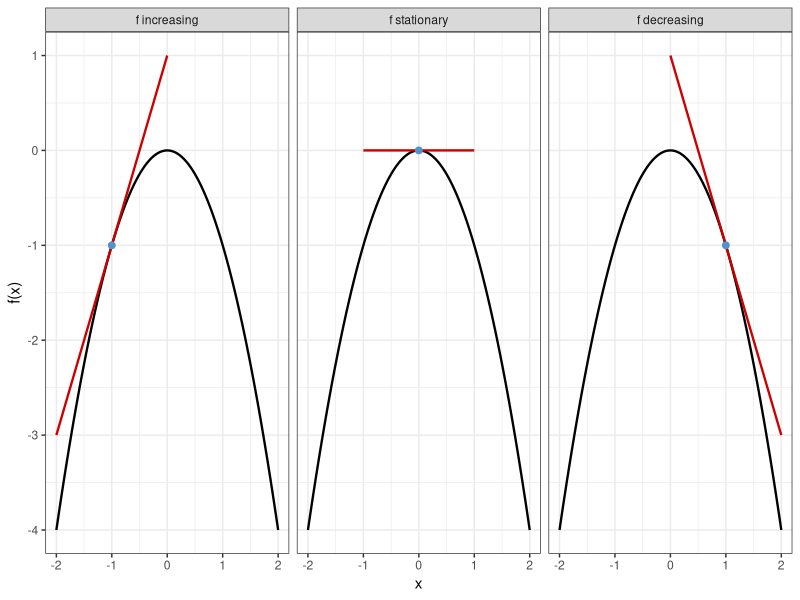
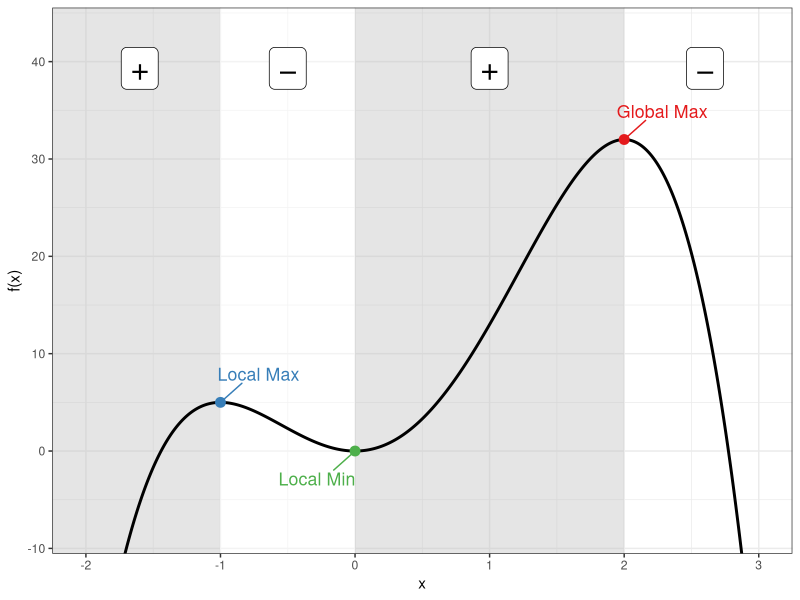
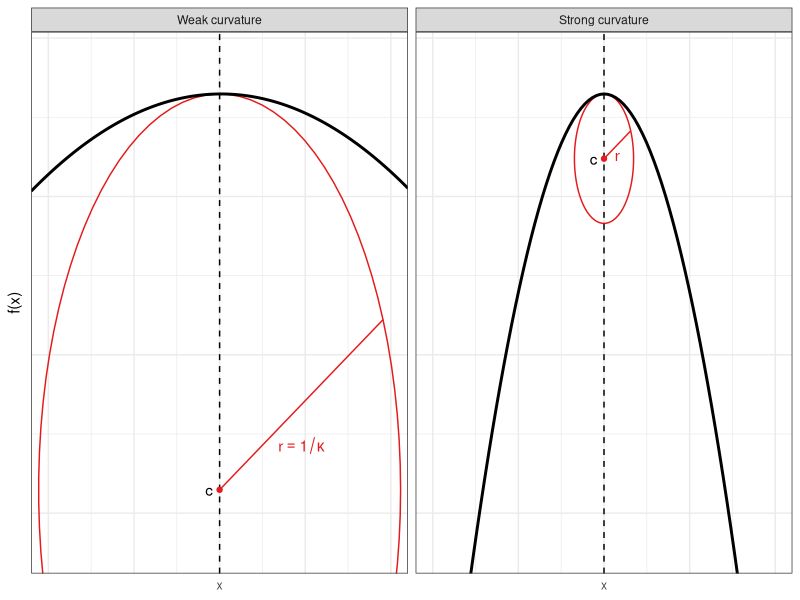
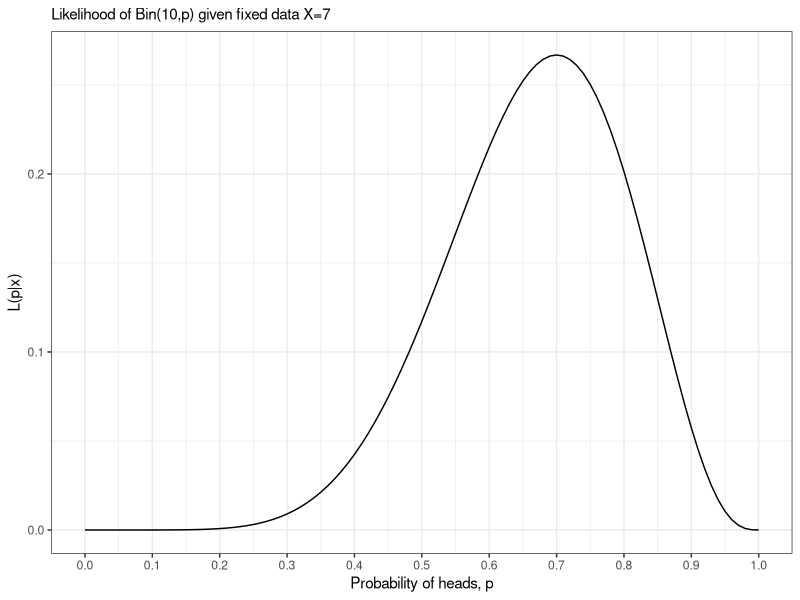
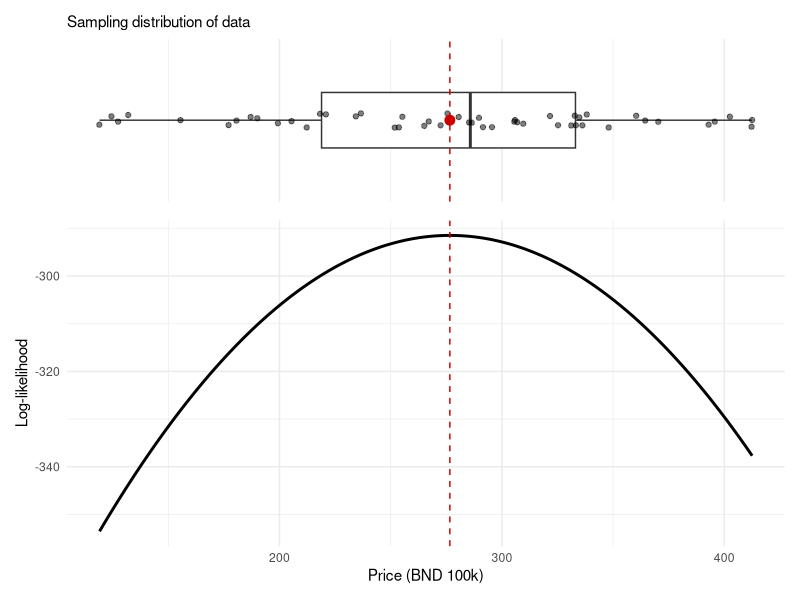
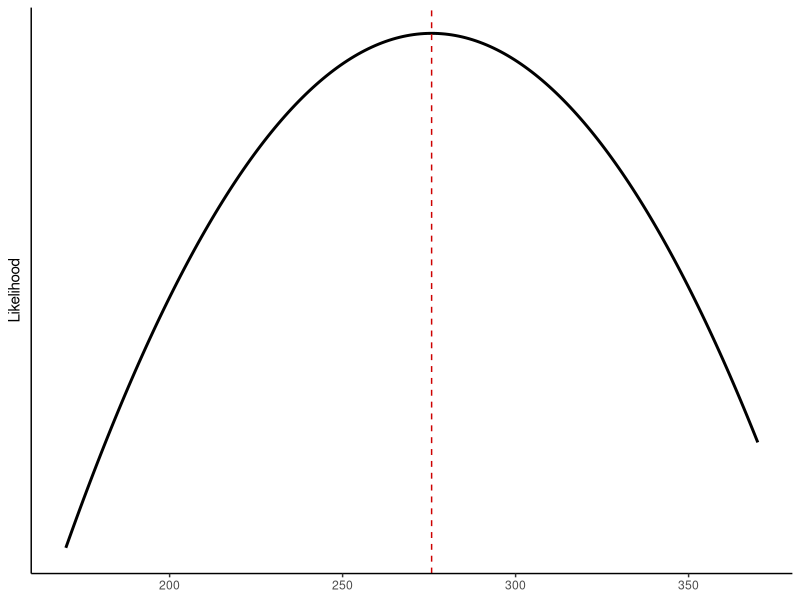
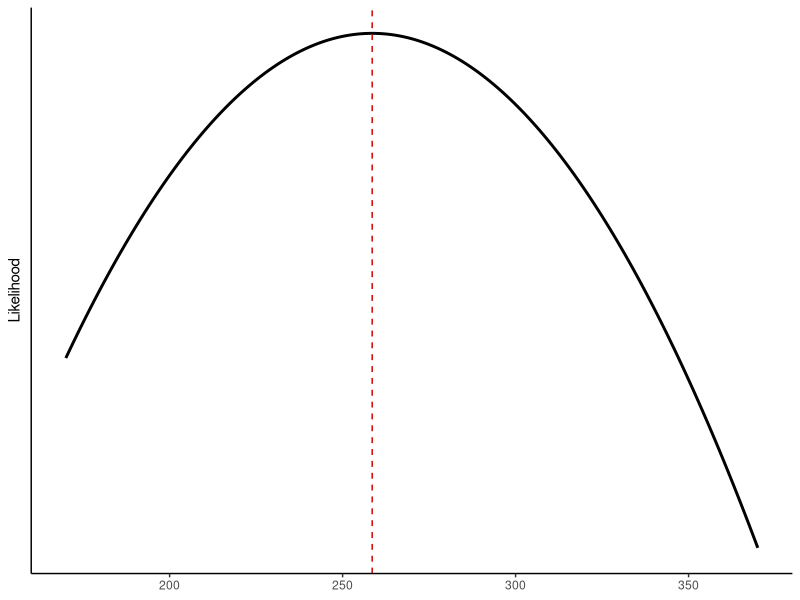
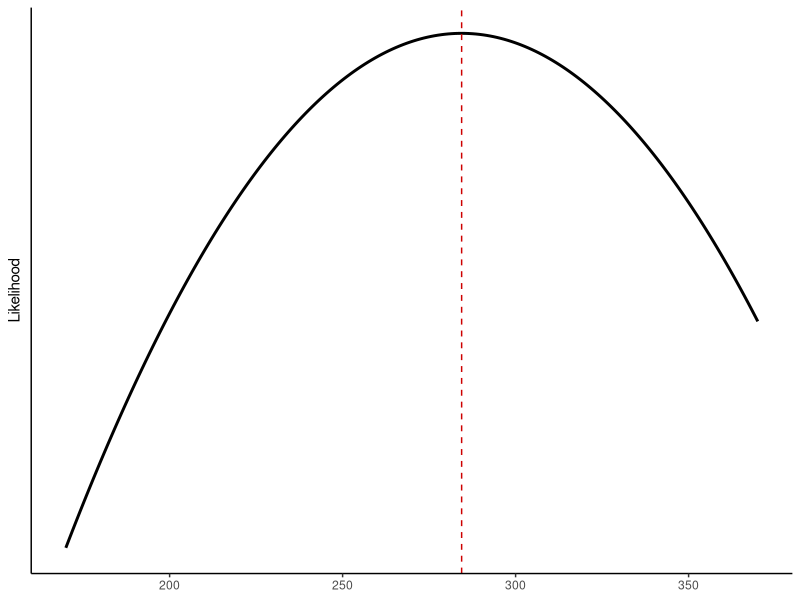

The R script that drew these images, in order:
## ---- chunk 1
#| fig-height: 2.8
#| fig-width: 7
#| out-width: 100%
library(tidyverse)

f <- function(x) -x^2
f_prime <- function(x) -2*x
x_pts <- c(-1, 0, 1)
fty <- factor(c("f increasing", "f stationary", "f decreasing"),
                levels = c("f increasing", "f stationary", "f decreasing"))

curve_df <- tibble(x = seq(-2, 2, length.out = 200), y = f(x))

tangent_df <- lapply(x_pts, function(a) {
  tibble(x = seq(a - 1, a + 1, length.out = 100),
         y = f_prime(a) * x + f(a) - f_prime(a) * a,
         x0 = a,
         type = fty[match(a, x_pts)])
}) |> bind_rows()

point_df <- tibble(x = x_pts, y = f(x_pts), type = fty)

ggplot() +
  geom_line(data = curve_df, aes(x, y), color = "black", linewidth = 0.8) +
  geom_line(data = tangent_df, aes(x, y), color = "red3", linewidth = 0.8) +
  geom_point(data = point_df, aes(x, y), color = "steelblue3", size = 2) +
  facet_wrap(~ type) +
  labs(x = "x", y = "f(x)") +
  theme_bw()
## ---- chunk 2
#| fig-height: 4.1
#| fig-width: 7
#| out-width: 100%
library(ggrepel)

f <- function(x) -3 * x ^ 4 + 4 * x ^ 3 + 12 * x ^ 2#-x^4 + 2*x^3 + 3*x^2 - 2*x
x_crit <- c(-1, 0, 2)
df <- tibble(x = seq(-2, 3, length.out = 500)) %>%
  mutate(y = f(x))

critical_points <- tibble(
  x = x_crit,
  label = c("Local Max", "Local Min", "Global Max"),
  color = RColorBrewer::brewer.pal(3, "Set1")
) %>%
  mutate(y = f(x))

shade_df <- tibble(
  xmin = c(-Inf, x_crit[1], x_crit[2]),
  xmax = c(x_crit[1], x_crit[2], x_crit[3]),
  fill = rep(c("grey75", "white"), length.out = 3)
)

pm_df <- tibble(
  x = ((c(-2.2, x_crit, 3.2) + c(x_crit, 3.2, 0)) / 2)[1:4],
  y = 35
)

ggplot(df, aes(x, y)) +
  geom_rect(data = shade_df, aes(xmin = xmin, xmax = xmax, ymin = -Inf, 
                                 ymax = Inf, fill = fill), 
            inherit.aes = FALSE, alpha = 0.4) +  
  scale_fill_identity() +
  geom_label(data = pm_df, aes(x, y, label = c("+", "−", "+", "−")),
            size = 8, color = "black", vjust = -0.5) +
  geom_line(color = "black", size = 1) +
  geom_point(data = critical_points, aes(x, y, color = label), size = 3,
             show.legend = FALSE) +
  geom_text_repel(
    data = critical_points, 
    aes(x, y, label = label, color = label), 
    size = 4.5, 
    seed = 4, 
    #nudge_y = 0.5,
    box.padding = 1, 
    point.padding = 0.4, 
    show.legend = FALSE
  ) +
  scale_colour_brewer(palette = "Set1") +
  coord_cartesian(ylim = c(-8, 43)) +
  labs(x = "x", y = "f(x)") +
  theme_bw()
## ---- chunk 3
#| fig-width: 7
#| fig-height: 3
#| out-width: 100%
#| label: curvature-concav
set.seed(123)
n1 <- 5
n2 <- 500
nratio <- sqrt(n2 / n1)
m <- 100
B <- 200
mu <- c(seq(5.8, 10.2, length = m - 1), 8)
res <- matrix(NA, nrow = m, ncol = B) 
score_vec1 <- score_vec2 <- mean_vec2 <- mean_vec1 <- rep(NA, B)

# Small FI
for (j in 1:B) {
  X <- rnorm(n1, mean = 8, sd = 1)
  ll <- rep(NA, length(mu))
  for (i in seq_along(ll)) 
    ll[i] <- sum(dnorm(X, mean = mu[i], sd = 1, log = TRUE)) 
  res[, j] <- ll
  mean_vec1[j] <- mean(X)
  score_vec1[j] <- sum(X - 8)
}
colnames(res) <- 1:B
res1 <-
  as_tibble(nratio * res) %>%
  mutate(mu = mu,
         mean = apply(nratio * res, 1, mean),
         n = n1) 

# Big FI
for (j in 1:B) {
  X <- rnorm(n2, mean = 8, sd = 1)
  ll <- rep(NA, length(mu))
  for (i in seq_along(ll)) 
    ll[i] <- sum(dnorm(X, mean = mu[i], sd = 1, log = TRUE)) 
  res[, j] <- ll
  mean_vec2[j] <- mean(X)
  score_vec2[j] <- sum(X - 8)
}
colnames(res) <- 1:B
res2 <-
  as_tibble(res) %>%
  mutate(mu = mu,
         mean = apply(res, 1, mean),
         n = n2) 

res <- bind_rows(res1, res2) %>%
  pivot_longer(`1`:`B`)

tmp <- res %>% filter(mu == 8) %>% summarise(mean = unique(mean)) %>% unlist()
diff <- max(tmp) - min(tmp)

res <-
  res |>
  mutate(
    value = case_when(
      n == n2 ~ value + diff,
      TRUE ~ value 
    ),
    mean = case_when(
      n == n2 ~ mean + diff,
      TRUE ~ mean
    ),
    n = factor(n, labels = c("Weak curvature", "Strong curvature"))
  )

ymax <- max(res$value) + 0.25 * abs(max(res$value))
ymin <- min(res$value)

r1 <- 5 * sd(mean_vec1)
r2 <- 8 * sd(mean_vec2)

circle <- tibble(
  n = factor(1:2, labels = c("Weak curvature", "Strong curvature")),  
  xc = c(8, 8),
  a = c(r1, r2),
  b = 500 * c(1, 1 * r2 / r1),
  yc = tmp[1] - b,
  phi = c(0, 0)
) %>% 
  expand_grid(t = seq(0, 2 * pi, length = 100)) %>%
  mutate(x = xc + a * cos(t) * cos(phi) - b * sin(t) * sin(phi),
         y = yc + a * cos(t) * sin(phi) + b * sin(t) * cos(phi))

circle_text <- 
  filter(circle, t > 0.39 & t < 0.45) %>%
  mutate(a2 = xc + a, label = c("r == 1 / kappa", "r"))

my_cols <- RColorBrewer::brewer.pal(3, "Set1")
res |>
  group_by(mu, n) |>
  summarise(mean = mean(mean)) |>
  ggplot(aes(mu, value)) +
  geom_path(data = circle, aes(x, y), col = my_cols[1]) +
  geom_line(aes(y = mean), col = "black", size = 1) +
  geom_vline(xintercept = 8, linetype = "dashed") +
  geom_segment(data = circle_text, aes(xc, yc, xend = x, yend = y), col = my_cols[1]) +
  geom_point(data = circle_text, aes(xc, yc), col = my_cols[1], size = 1.5) +
  geom_text(data = circle_text, aes((xc + x) / 2, (yc + y) / 2 / 0.9, label = label), 
            parse = TRUE, col = my_cols[1]) +
  geom_text(data = circle_text, aes(xc, yc), label = "c", nudge_x = -0.12) +
  scale_x_continuous(breaks = c(6, 7, 8, 9, 10), labels = c("", "", "x", "", "")) +
  labs(y = "f(x)", x = NULL) +
  coord_cartesian(ylim = c(ymin + 800, ymax), xlim = c(6, 10)) +
  facet_grid(. ~ n) +
  theme_bw() + 
  theme(axis.text.y = element_blank(), axis.ticks = element_blank()) 
## ---- chunk 4
#| out-width: 100%
#| fig-height: 3
#| fig-width: 7

plot_binom_lik <- function(nheads) {
  
  x <- seq(0, 1, by = 0.01)
  y <- dbinom(nheads, size = 10, x)
  
  ggplot(data.frame(x = x, y = y), aes(x, y)) +
  geom_line() +
  scale_x_continuous(breaks = seq(0, 1, by = 0.1)) +
  theme_bw()
}

plot_binom_lik(7) + 
  labs(x = "Probability of heads, p", y = "L(p|x)",
       subtitle = "Likelihood of Bin(10,p) given fixed data X=7") 
## ---- chunk 5
#| message: false
#| warning: false
#| out-width: 100%
#| fig-height: 3.7
#| fig-width: 8
library(tidyverse)
set.seed(NULL)
n <- 50
mu <- 272
sigma <- 100
x <- rnorm(n, mean = mu, sd = sigma)
loglik <- function(mu, X = x) {
  sum(dnorm(X, mean = mu, sd = sigma, log = TRUE))
}

xmin <- min(x)
xmax <- max(x)

# Boxplot of sample data
p1 <-
  ggplot(tibble(x, y = 0), aes(x, y)) +
  geom_boxplot() +
  geom_jitter(size = 1.5, alpha = 0.5, height = 0.1) +
  annotate("point", x = mean(x), y = 0, size = 3, colour = "red3") +
  geom_vline(xintercept = mean(x), linetype = "dashed", colour = "red3") +
  theme_minimal() +
  coord_cartesian(ylim = c(-1, 1), xlim = c(xmin, xmax)) +
  theme(axis.text.y= element_blank(), axis.ticks.y = element_blank(),
        axis.text.x = element_blank(), panel.grid.major.y = element_blank(), 
        panel.grid.minor.y = element_blank()) +
  labs(y = NULL, x = NULL, subtitle = "Sampling distribution of data")

# Likelihood function
p2 <- tibble(
    xx = seq(xmin, xmax, length.out = 200),
    # yy = unlist(map(xx, \(z) sum(dnorm(z, mean = mean(x), sd = 1, log = TRUE))))
  ) |>
  rowwise() |>
  mutate(yy = loglik(xx)) |>
  ggplot(aes(xx, yy)) +
  geom_line(size = 1) +
  geom_vline(xintercept = mean(x), linetype = "dashed", colour = "red3") +
  coord_cartesian(xlim = c(xmin, xmax)) +
  labs(x = "Price (BND 100k)", y = "Log-likelihood") +
  theme_minimal() 

# cowplot::plot_grid(p1, p2, ncol = 1)
library(patchwork)
p1 / p2 + plot_layout(heights = c(0.5, 1))
## ---- chunk 6
x <- rnorm(n, mean = mu, sd = sigma)
cat(head(round(x), 11), "...")
## ---- chunk 7
#| out-width: 100%
#| fig-height: 0.85
#| fig-width: 5
tibble(xx = seq(170, 370, length.out = 200)) |>
  rowwise() |>
  mutate(yy = loglik(xx)) |>
  ggplot(aes(xx, yy)) +
  geom_line(size = 1) +
  geom_vline(xintercept = mean(x), linetype = "dashed", colour = "red3") +
  coord_cartesian(xlim = c(170, 370)) +
  labs(x = NULL, y = "Likelihood") +
  theme_classic() +
  theme(
    axis.text.y = element_blank(),
    axis.ticks.y = element_blank()
  )
## ---- chunk 8
x <- rnorm(n, mean = mu, sd = sigma)
cat(head(round(x), 11), "...")
## ---- chunk 9
#| out-width: 100%
#| fig-height: 0.85
#| fig-width: 5
tibble(xx = seq(170, 370, length.out = 200)) |>
  rowwise() |>
  mutate(yy = loglik(xx)) |>
  ggplot(aes(xx, yy)) +
  geom_line(size = 1) +
  geom_vline(xintercept = mean(x), linetype = "dashed", colour = "red3") +
  coord_cartesian(xlim = c(170, 370)) +
  labs(x = NULL, y = "Likelihood") +
  theme_classic() +
  theme(
    axis.text.y = element_blank(),
    axis.ticks.y = element_blank()
  )
## ---- chunk 10
x <- rnorm(n, mean = mu, sd = sigma)
cat(head(round(x), 11), "...")
## ---- chunk 11
#| out-width: 100%
#| fig-height: 0.85
#| fig-width: 5
tibble(xx = seq(170, 370, length.out = 200)) |>
  rowwise() |>
  mutate(yy = loglik(xx)) |>
  ggplot(aes(xx, yy)) +
  geom_line(size = 1) +
  geom_vline(xintercept = mean(x), linetype = "dashed", colour = "red3") +
  coord_cartesian(xlim = c(170, 370)) +
  labs(x = NULL, y = "Likelihood") +
  theme_classic() +
  theme(
    axis.text.y = element_blank(),
    axis.ticks.y = element_blank()
  )
## ---- chunk 12
x <- rnorm(n, mean = mu, sd = sigma)
cat(head(round(x), 11), "...")
## ---- chunk 13
#| out-width: 100%
#| fig-height: 0.85
#| fig-width: 5
tibble(xx = seq(170, 370, length.out = 200)) |>
  rowwise() |>
  mutate(yy = loglik(xx)) |>
  ggplot(aes(xx, yy)) +
  geom_line(size = 1) +
  geom_vline(xintercept = mean(x), linetype = "dashed", colour = "red3") +
  coord_cartesian(xlim = c(170, 370)) +
  labs(x = NULL, y = "Likelihood") +
  theme_classic() +
  theme(
    axis.text.y = element_blank(),
    axis.ticks.y = element_blank()
  )
## ---- chunk 14
x <- rnorm(n, mean = mu, sd = sigma)
cat(head(round(x), 11), "...")
## ---- chunk 15
#| out-width: 100%
#| fig-height: 0.85
#| fig-width: 5
tibble(xx = seq(170, 370, length.out = 200)) |>
  rowwise() |>
  mutate(yy = loglik(xx)) |>
  ggplot(aes(xx, yy)) +
  geom_line(size = 1) +
  geom_vline(xintercept = mean(x), linetype = "dashed", colour = "red3") +
  coord_cartesian(xlim = c(170, 370)) +
  labs(x = NULL, y = "Likelihood") +
  theme_classic() +
  theme(
    axis.text.y = element_blank(),
    axis.ticks.y = element_blank()
  )
## ---- chunk 16
#| out-width: 100%
#| fig-height: 4
#| fig-width: 7
set.seed(123)
n1 <- 5
n2 <- 500
nratio <- sqrt(n2 / n1)
m <- 100
B <- 100
mu <- c(seq(5.8, 10.2, length = m - 1), 8)
res <- matrix(NA, nrow = m, ncol = B) 
score_vec1 <- score_vec2 <- mean_vec2 <- mean_vec1 <- rep(NA, B)

# Small FI
for (j in 1:B) {
  X <- rnorm(n1, mean = 8, sd = 1)
  ll <- rep(NA, length(mu))
  for (i in seq_along(ll)) 
    ll[i] <- sum(dnorm(X, mean = mu[i], sd = 1, log = TRUE)) 
  res[, j] <- ll
  mean_vec1[j] <- mean(X)
  score_vec1[j] <- sum(X - 8)
}
colnames(res) <- 1:B
res1 <-
  as_tibble(nratio * res) %>%
  mutate(mu = mu,
         mean = apply(nratio * res, 1, mean),
         n = n1) 

# Big FI
for (j in 1:B) {
  X <- rnorm(n2, mean = 8, sd = 1)
  ll <- rep(NA, length(mu))
  for (i in seq_along(ll)) 
    ll[i] <- sum(dnorm(X, mean = mu[i], sd = 1, log = TRUE)) 
  res[, j] <- ll
  mean_vec2[j] <- mean(X)
  score_vec2[j] <- sum(X - 8)
}
colnames(res) <- 1:B
res2 <-
  as_tibble(res) %>%
  mutate(mu = mu,
         mean = apply(res, 1, mean),
         n = n2) 

res <- bind_rows(res1, res2) %>%
  pivot_longer(`1`:`B`)

tmp <- res %>% filter(mu == 8) %>% summarise(mean = unique(mean)) %>% unlist()
diff <- max(tmp) - min(tmp)

res <-
  res %>%
  mutate(
    value = case_when(
      n == n2 ~ value + diff,
      TRUE ~ value 
    ),
    mean = case_when(
      n == n2 ~ mean + diff,
      TRUE ~ mean
    ),
    n = factor(n, labels = c("Low information", "High information"))
  )

ymax <- max(res$value) + 0.25 * abs(max(res$value))
ymin <- min(res$value)

r1 <- 5 * sd(mean_vec1)
r2 <- 8 * sd(mean_vec2)

circle <- tibble(
  n = factor(1:2, labels = c("Low information", "High information")),  
  xc = c(8, 8),
  a = c(r1, r2),
  b = 500 * c(1, 1 * r2 / r1),
  yc = tmp[1] - b,
  phi = c(0, 0)
) %>% 
  expand_grid(t = seq(0, 2 * pi, length = 100)) %>%
  mutate(x = xc + a * cos(t) * cos(phi) - b * sin(t) * sin(phi),
         y = yc + a * cos(t) * sin(phi) + b * sin(t) * cos(phi))

circle_text <- 
  filter(circle, t > 0.39 & t < 0.45) %>%
  mutate(a2 = xc + a, label = c("r == 1 / kappa", NA))

my_cols <- c("red3", "#7eb0d5") %>% rev()

pretty_labels <- seq(100, 500, by = 100)
pretty_positions <- (pretty_labels - 72) / 100 + 6

res |>
  filter(n == "Low information") |>
  ggplot(aes(mu, value)) +
  geom_line(aes(group = name), col = "gray30", alpha = 0.1) +
  geom_path(data = filter(circle, n == "Low information"), aes(x, y), col = "red3") +
  geom_segment(data = filter(circle_text, n == "Low information"), aes(xc, yc, xend = x, yend = y), col = "red3") +
  geom_text(data = filter(circle_text, n == "Low information"), aes((xc + x) / 2 + 0.5, (yc + y) / 2 - 20, label = label), 
            parse = TRUE, col = "red3") +
  geom_line(data = filter(res, n == "Low information") %>% group_by(mu, n) %>% summarise(mean = mean(mean)),
            aes(y = mean), col = "black", size = 1.2) +  
  geom_point(data = tibble(x = c(mean_vec1 + rnorm(B, sd = 0.08), 
                                 mean_vec2 + rnorm(B, sd = 0.08)),
                           y = ymax,
                           name = rep(1:B, 2),
                           n = factor(rep(c(1:2), each = B),
                                      labels = c("Low information", "High information"))),
             aes(x, y), shape = "|", col = "red3") +
  geom_vline(xintercept = 8, linetype = "dashed") +
  scale_x_continuous(
    breaks = pretty_positions,
    labels = pretty_labels
  ) +
  theme_minimal() +
  theme(legend.position = "none",
        axis.text.y = element_blank(), axis.ticks.y = element_blank()) +
  labs(y = "Likelihood", x = "Price (BND 100k)") +
  coord_cartesian(ylim = c(ymin + 800, ymax), xlim = c(6, 10)) 
## ---- chunk 17
#| out-width: 100%
#| fig-height: 4
#| fig-width: 7
set.seed(123)
n1 <- 5
n2 <- 500
nratio <- sqrt(n2 / n1)
m <- 100
B <- 100
mu <- c(seq(5.8, 10.2, length = m - 1), 8)
res <- matrix(NA, nrow = m, ncol = B) 
score_vec1 <- score_vec2 <- mean_vec2 <- mean_vec1 <- rep(NA, B)

# Small FI
for (j in 1:B) {
  X <- rnorm(n1, mean = 8, sd = 1)
  ll <- rep(NA, length(mu))
  for (i in seq_along(ll)) 
    ll[i] <- sum(dnorm(X, mean = mu[i], sd = 1, log = TRUE)) 
  res[, j] <- ll
  mean_vec1[j] <- mean(X)
  score_vec1[j] <- sum(X - 8)
}
colnames(res) <- 1:B
res1 <-
  as_tibble(nratio * res) %>%
  mutate(mu = mu,
         mean = apply(nratio * res, 1, mean),
         n = n1) 

# Big FI
for (j in 1:B) {
  X <- rnorm(n2, mean = 8, sd = 1)
  ll <- rep(NA, length(mu))
  for (i in seq_along(ll)) 
    ll[i] <- sum(dnorm(X, mean = mu[i], sd = 1, log = TRUE)) 
  res[, j] <- ll
  mean_vec2[j] <- mean(X)
  score_vec2[j] <- sum(X - 8)
}
colnames(res) <- 1:B
res2 <-
  as_tibble(res) %>%
  mutate(mu = mu,
         mean = apply(res, 1, mean),
         n = n2) 

res <- bind_rows(res1, res2) %>%
  pivot_longer(`1`:`B`)

tmp <- res %>% filter(mu == 8) %>% summarise(mean = unique(mean)) %>% unlist()
diff <- max(tmp) - min(tmp)

res <-
  res %>%
  mutate(
    value = case_when(
      n == n2 ~ value + diff,
      TRUE ~ value 
    ),
    mean = case_when(
      n == n2 ~ mean + diff,
      TRUE ~ mean
    ),
    n = factor(n, labels = c("Low information", "High information"))
  )

ymax <- max(res$value) + 0.25 * abs(max(res$value))
ymin <- min(res$value)

r1 <- 5 * sd(mean_vec1)
r2 <- 8 * sd(mean_vec2)

circle <- tibble(
  n = factor(1:2, labels = c("Low information", "High information")),  
  xc = c(8, 8),
  a = c(r1, r2),
  b = 500 * c(1, 1 * r2 / r1),
  yc = tmp[1] - b,
  phi = c(0, 0)
) %>% 
  expand_grid(t = seq(0, 2 * pi, length = 100)) %>%
  mutate(x = xc + a * cos(t) * cos(phi) - b * sin(t) * sin(phi),
         y = yc + a * cos(t) * sin(phi) + b * sin(t) * cos(phi))

circle_text <- 
  filter(circle, t > 0.39 & t < 0.45) %>%
  mutate(a2 = xc + a, label = c("r == 1 / kappa", NA))

my_cols <- c("red3", "#7eb0d5") %>% rev()

pretty_labels <- seq(100, 500, by = 100)
pretty_positions <- (pretty_labels - 72) / 100 + 6

res |>
  filter(n == "High information") |>
  ggplot(aes(mu, value)) +
  geom_line(aes(group = name), col = "gray30", alpha = 0.1) +
  geom_path(data = filter(circle, n == "High information"), aes(x, y), col = "red3") +
  geom_segment(data = filter(circle_text, n == "High information"), aes(xc, yc, xend = x, yend = y), col = "red3") +
  geom_text(data = filter(circle_text, n == "High information"), aes((xc + x) / 2 + 0.5, (yc + y) / 2 - 20, label = label), 
            parse = TRUE, col = "red3") +
  geom_line(data = filter(res, n == "High information") %>% group_by(mu, n) %>% summarise(mean = mean(mean)),
            aes(y = mean), col = "black", size = 1.2) +  
  geom_point(data = tibble(x = c(mean_vec1 + rnorm(B, sd = 0.08), 
                                 mean_vec2 + rnorm(B, sd = 0.08)),
                           y = ymax,
                           name = rep(1:B, 2),
                           n = factor(rep(c(1:2), each = B),
                                      labels = c("Low information", "High information"))),
             aes(x, y), shape = "|", col = "red3") +
  geom_vline(xintercept = 8, linetype = "dashed") +
  scale_x_continuous(
    breaks = pretty_positions,
    labels = pretty_labels
  ) +
  theme_minimal() +
  theme(legend.position = "none",
        axis.text.y = element_blank(), axis.ticks.y = element_blank()) +
  labs(y = "Likelihood", x = "Price (BND 100k)") +
  coord_cartesian(ylim = c(ymin + 800, ymax), xlim = c(6, 10)) 
